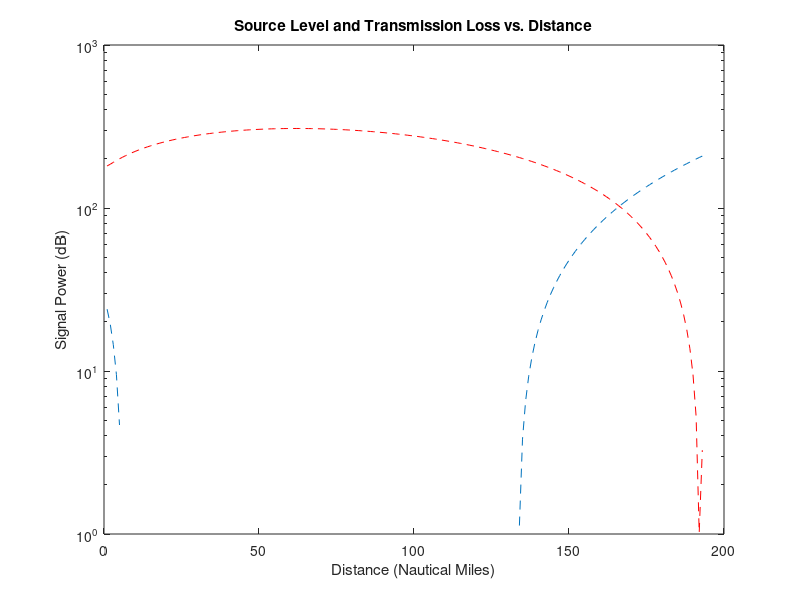

The MATLAB script that drew this image:
% This script uses Source Level and Transmission Losses to determine the
% distance an acoustic signal would be able to propagate through water at a
% depth, d, of 3000 feet, temperature at 4 degrees C, and signal frequency
% set to be 60 Hz.

% Assumptions Made for this Model:
% The assumptions for this model are based on readings found in the book
% "Principles of Underwater Acoustics" 3rd Ed.  Most, but not all
% assumptions are labeled below.  Of those not labeled, depth is assumed to
% be at 3000 feet, based on where some of the data in the book was
% meaasured, and water temperature is 4 degrees celcius, or 39 degrees
% fahrenheit.  This model also assumes that we are trapping the acoustic
% signal in a sound channel in the sea and our frequency is 100 Hz.
clear all;
close all;
clc;

P = 300; % Assume the source acoustic power is 600 Watts ( Assumed Value ).
Nm = 0; % Initialize the amount of nautical miles to test over
SL = 1; % Initialize the variable for source level so we may enter the while loop
TL = 0; % Initialize the variable for transmission loss so we may enter the while loop
Io = P/(4*pi); % Inital intensity of the signal assuming the acoustic power of the source.
i = 0;
while ( SL > TL )
i = i + 1;
Nm = Nm + 1; % Add one to the number of miles until SL is lower than TL ( indicating the max range )
r = (2025*Nm); % Describe the intensity over a range of 2025 yards (1 nautical mile)

Pe = 500; % Amount of electrical power (Watts) put into the projector ( Assumed value )
E = 0.45; % The efficiency of the projector ( Assumed value )
DIt = 10; % The transmitting directivity index of the projector ( Assumed value )

% Note: All above assumed values were made based upon values in the book
% "Principlese of Underwater Sound", Section 4.1, pg. 76.

SL = 171.5 + (10*log10(Pe)) + (10*log10(E)) + DIt;

TLs = 10*log10(r); % Calculate the transmission loss due to cylindrical spreading
Alpha = 6.7e-11; % Absorption coefficient based the medium (seawater) (dB/kyd) ( Assumed Value )
                 % "Principlese of Underwater Sound", Section 5.3, pg. 104.

f = 60; % Operating frequency in Hz.
f = f/1000; % Converts the frequency to kHz.
Alphaf = ((0.1*(f^2))/(1+(f^2))) + ((40*(f^2))/(4100+(f^2))) + (2.75e-4*(f^2)) + 0.003;
% Absorption coefficient (dB/kyd) based on the frequency of the signal (in kHz)

% Note: At very low frequencies (<5kHz)(as in our aplication) the absorption
% coefficient based on frequency is always around 0.003, "Principlese of Underwater Sound", Section 5.3, pg. 107.

d = 3000; % depth in feet
d = d/3; % Convert depth to yards.
ao = 0.02; % ao is absorption coefficient at surface (depth = 0) and is assumed based on
            % "Principlese of Underwater Sound", Section 5.3, pg. 109, fig. 5.5.
Alphad = ao*(1-(1.93e-5*d)); % Absorption as a function of depth. (dB/kyd)

Iw = P/(4*pi*(r^2)); % Intensity of the sound as a function of range in W/m^2
Idb = 10*log10(Iw/1e-12); % Intensity of the sound as a function of range in dB
Alphai = ((10*log10(Io))-(10*log10(Idb))); % Absorption as a function of intensity (dB/kyd)

% Change all coefficients of absorption to dB/yd.
Alpha = Alpha/1000;
Alphaf = Alphaf/1000;
Alphad = Alphad/1000;
Alphai = Alphai/1000;

TL(i)= TLs + ((Alpha + Alphaf + Alphad + Alphai)*(r));
SLplot(i) = SL - TL(i);
end
Nm = 1:Nm;
SL = num2str(max(SL),'%.1f');
fprintf('Given the assumptions and calculations of Transmission Loss, the\n')
fprintf('maximum distance the sound wave could travel is %d nautical miles based on a Source Level of\n',max(Nm))
fprintf('%s dB.\n',SL)

figure(1);
clf;
semilogy(Nm,TL,'--')
hold on;
semilogy(Nm,abs(SLplot),'--r')
xlabel('Distance (Nautical Miles)');
ylabel('Signal Power (dB)');
title('Source Level and Transmission Loss vs. Distance');
